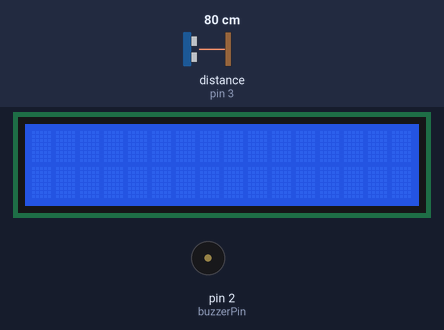
A sketch run on a simulated Arduino Uno, built with avr-gcc and run on an emulated ATmega328P. Shown: 16×2 character LCD, buzzer (waves = sounding). Wiring (inferred from the names in the program): ultrasonic range finder: trigger pin 4; echo pin 3. The inputs (shaded band) are chosen by the test bench; at power-on: distance to the obstacle (sensor on pin 3) 80 cm. The echo pulse lasts 58.3 µs per cm.

Above: at 1.2 s.
1.3 s: distance to the obstacle (sensor on pin 3) set to 47 cm
At 1.62 s:
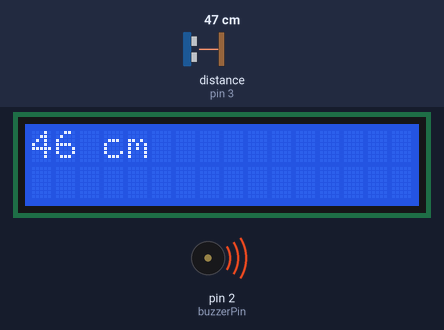
3.8 s: distance to the obstacle (sensor on pin 3) set to 40 cm
At 4.95 s:
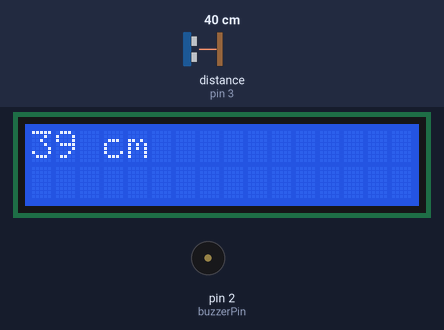
6.2 s: distance to the obstacle (sensor on pin 3) set to 2 cm
At 7.21 s:
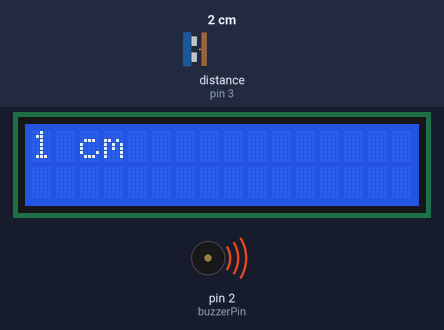
8.7 s: distance to the obstacle (sensor on pin 3) set to 45 cm
10.7 s: distance to the obstacle (sensor on pin 3) set to 56 cm
At 12.4 s:
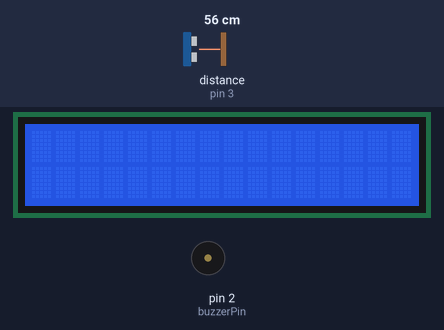
Timing chart, 0 to 13.8 s (numbered marks = the images above; inputs shaded):
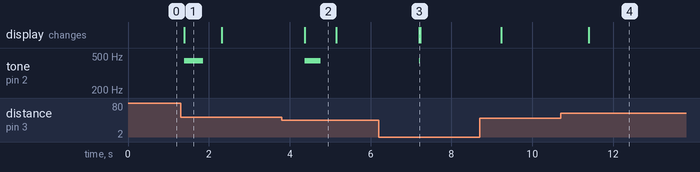

Measured:
- the behaviour switches between 44 and 43 cm on distance to the obstacle (sensor on pin 3) (found by bisection; images 1 and 2)
- the behaviour switches between 50 and 51 cm on distance to the obstacle (sensor on pin 3) (found by bisection; images 3 and 4)
- after the input at 1.3 s, tone on pin 2 (buzzerPin): silent → 440 Hz after 0.10 s, → silent 0.46 s later; the display: changes after 0.10 s (image 1)
- after the input at 3.8 s, the display: changes after 0.57 s (image 2)
- after the input at 6.2 s, the display: changes after 1.0 s (image 3)
- after the input at 10.7 s, the display: changes after 0.70 s (image 4)
- what the display in image 1 shows lasts 0.9 s, from 1.4 s to 2.3 s

The sketch:

lcd_ultrasonik_sensor_kontrol.ino
```cpp
#include <LiquidCrystal.h>

#define echoPin 3
#define trigPin 4
#define buzzerPin 2

const int rs = 12, en = 11, d4 = 8, d5 = 7, d6 = 6, d7 = 5;
LiquidCrystal lcd(rs, en, d4, d5, d6, d7);

int minRange = 0, maxRange = 50;
int count = 0;

void setup() {
  pinMode(trigPin, OUTPUT);
  pinMode(trigPin, OUTPUT);
  pinMode(echoPin, INPUT);
  lcd.begin(16, 2);
}

void(* resetFunc) (void) = 0;

void loop() {
  int olcum = mesafe(maxRange, minRange);
  if(count < 3) {
     lcd.setCursor(0, 0);
     lcd.print(olcum);
     lcd.print(" cm");
     melodi(olcum*10);
     lcd.clear();
  }

  if(olcum > 0) {
    delay(2000);
    count++;
    if(count >= 3) {
      lcd.setCursor(0, 2);
      lcd.print("Kapıda Biri Var");
    }
  } else {
     count = 0;
  }
}

int mesafe(int maxRange, int minRange) {
  long duration, distance;

  digitalWrite(trigPin, LOW);
  delayMicroseconds(2);
  digitalWrite(trigPin, HIGH);
  delayMicroseconds(10);
  digitalWrite(trigPin, LOW);

  duration = pulseIn(echoPin, HIGH);
  distance = duration / 58.2;
  delay(50);

  if(distance >= maxRange || distance <= minRange)
  return 0;
  return distance;
}

int melodi(int dly) {
  tone(buzzerPin, 440);
  delay(dly);
  noTone(buzzerPin);
  delay(dly);
}
```
